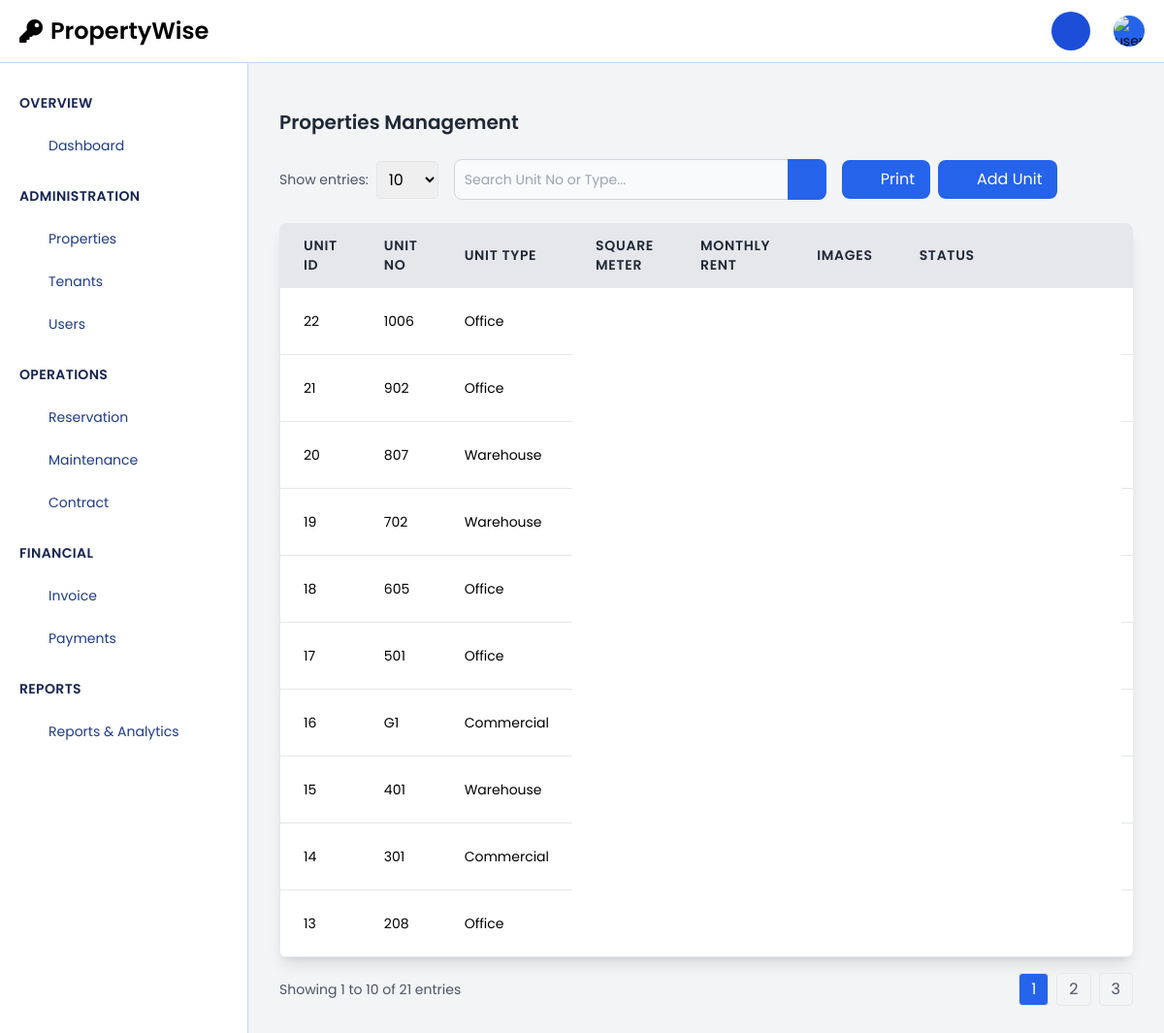
The app's page /admin/propertyAdmin.php (signed in) with its own data.
### tables this page shows
CREATE TABLE `property` (
  `unit_id` int(11) NOT NULL,
  `unit_no` varchar(50) NOT NULL,
  `unit_type` varchar(50) NOT NULL,
  `square_meter` decimal(10,2) NOT NULL,
  `monthly_rent` decimal(10,2) NOT NULL,
  `images` text DEFAULT NULL,
  `status` enum('Available','Occupied','Maintenance','Reserved') DEFAULT 'Available',
  `position` varchar(20) DEFAULT 'active'
);

### admin/propertyAdmin.php (the view, shortened to what this page needs)
<?php
require '../session/db.php';
$entriesPerPage = isset($_GET['entries']) ? (int)$_GET['entries'] : 10;
$page = isset($_GET['page']) ? (int)$_GET['page'] : 1;
$offset = ($page - 1) * $entriesPerPage;
$totalQuery = "SELECT COUNT(*) as total FROM property WHERE position = 'active'";
$totalResult = $conn->query($totalQuery);
$totalRows = $totalResult->fetch_assoc()['total'];
$totalPages = ceil($totalRows / $entriesPerPage);
$query = "SELECT * FROM property WHERE position = 'active' ORDER BY unit_id DESC LIMIT ? OFFSET ?";
$stmt = $conn->prepare($query);
$stmt->bind_param('ii', $entriesPerPage, $offset);
$stmt->execute();
$result = $stmt->get_result();
?>
<!DOCTYPE html>
<html lang="en">
<head>
    <script src="https://cdn.tailwindcss.com"></script>
    <link rel="stylesheet" href="https://cdn.jsdelivr.net/npm/toastify-js/src/toastify.min.css">
</head>
<body class="bg-gray-100">
<?php include('navbarAdmin.php'); ?>
<?php include('sidebarAdmin.php'); ?>
<div class="sm:ml-64 p-8 mt-20 mx-auto">
    <h1 class="text-lg sm:text-xl font-semibold text-gray-800 mb-4 sm:mb-6">Properties Management</h1>
    <div class="flex flex-wrap items-center gap-4 mb-6">
        <div class="flex items-center gap-2">
            <label class="text-sm text-gray-600">Show entries:</label>
            <select id="entriesPerPage" class="border rounded px-2 py-1.5" onchange="changeEntries(this.value)">
                <option value="10" <?php echo $entriesPerPage == 10 ? 'selected' : ''; ?>>10</option>
            </select>
        </div>
        <div class="relative flex-1 max-w-sm">
            <input type="text" id="search" placeholder="Search Unit No or Type..."
                   class="w-full p-2.5 text-sm text-gray-900 bg-gray-50 rounded-lg border border-gray-300">
            <button class="absolute right-0 top-0 h-full px-3 bg-blue-600 text-white rounded-r-lg">
                <svg data-feather="search" class="w-4 h-4"></svg>
            </button>
        </div>
        <div class="flex gap-2">
            <button class="print-button px-4 py-2 bg-blue-600 text-white rounded-lg flex items-center gap-2">
                <svg data-feather="printer" class="w-4 h-4"></svg>
                Print
            </button>
            <a href="property_form.php" class="px-4 py-2 bg-blue-600 text-white rounded-lg flex items-center gap-2">
                <svg data-feather="plus" class="w-4 h-4"></svg>
                Add Unit
            </a>
        </div>
    </div>
    <div class="overflow-x-auto shadow-lg rounded-lg">
        <table class="min-w-full bg-white text-sm border border-gray-200" id="property-table">
            <thead>
                <tr>
                    <th class="px-4 sm:px-6 py-3 border-b-2 border-gray-200 bg-gray-200 text-left text-xs sm:text-sm font-semibold text-gray-800 uppercase tracking-wider">Unit ID</th>
                    <th class="px-4 sm:px-6 py-3 border-b-2 border-gray-200 bg-gray-200 text-left text-xs sm:text-sm font-semibold text-gray-800 uppercase tracking-wider">Unit No</th>
                    <th class="px-4 sm:px-6 py-3 border-b-2 border-gray-200 bg-gray-200 text-left text-xs sm:text-sm font-semibold text-gray-800 uppercase tracking-wider">Unit Type</th>
                    <th class="px-4 sm:px-6 py-3 border-b-2 border-gray-200 bg-gray-200 text-left text-xs sm:text-sm font-semibold text-gray-800 uppercase tracking-wider">Square Meter</th>
                    <th class="px-4 sm:px-6 py-3 border-b-2 border-gray-200 bg-gray-200 text-left text-xs sm:text-sm font-semibold text-gray-800 uppercase tracking-wider">Monthly Rent</th>
                    <th class="px-4 sm:px-6 py-3 border-b-2 border-gray-200 bg-gray-200 text-left text-xs sm:text-sm font-semibold text-gray-800 uppercase tracking-wider">Images</th>
                    <th class="px-4 sm:px-6 py-3 border-b-2 border-gray-200 bg-gray-200 text-left text-xs sm:text-sm font-semibold text-gray-800 uppercase tracking-wider">Status</th>
                    <th class="px-4 sm:px-6 py-3 border-b-2 border-gray-200 bg-gray-200 text-left text-xs sm:text-sm font-semibold text-gray-800 uppercase tracking-wider">Action</th>
                </tr>
            </thead>
            <tbody class="bg-white">
                <?php
                while ($row = mysqli_fetch_assoc($result)):
                ?>
                <tr class="unit-row hover:bg-gray-50" data-unit-no="<?php echo htmlspecialchars($row['unit_no']); ?>" data-unit-type="<?php echo htmlspecialchars($row['unit_type']); ?>">
                    <td class="px-4 sm:px-6 py-4 whitespace-no-wrap border-b border-gray-200"><?php echo htmlspecialchars($row['unit_id']); ?></td>
                    <td class="px-4 sm:px-6 py-4 whitespace-no-wrap border-b border-gray-200"><?php echo htmlspecialchars($row['unit_no']); ?></td>
                    <td class="px-4 sm:px-6 py-4 whitespace-no-wrap border-b border-gray-200"><?php echo htmlspecialchars($row['unit_type']); ?></td>
                    <td class="px-4 sm:px-6 py-4 whitespace-no-wrap border-b border-gray-200">
                        </td>
                    </tr>
                <?php endwhile; ?>
            </tbody>
        </table>
    </div>
    <div class="mt-4 flex flex-wrap items-center justify-between">
        <div class="text-sm text-gray-600">
            Showing <?php echo $offset + 1; ?> to <?php echo min($offset + $entriesPerPage, $totalRows); ?> of <?php echo $totalRows; ?> entries
        </div>
        <div class="flex flex-wrap gap-2">
            <?php if($totalPages > 1): ?>
                <?php for($i = 1; $i <= $totalPages; $i++): ?>
                    <a href="?page=<?php echo $i; ?>&entries=<?php echo $entriesPerPage; ?>"
                       class="px-3 py-1 border rounded <?php echo $page === $i ? 'bg-blue-600 text-white' : 'text-gray-600'; ?>">
                        <?php echo $i; ?>
                    </a>
                <?php endfor; ?>
            <?php endif; ?>
        </div>
    </div>
</div>
</body>
</html>

### admin/propertyAdmin.php (style rules this page uses)
body { font-family: 'Poppins', sans-serif; }

### admin/sidebarAdmin.php (style rules this page uses)
body { font-family: 'Poppins', sans-serif; }

### records on screen
property: unit_id "22", unit_no "1006", unit_type "Office"
property: unit_id "21", unit_no "902", unit_type "Office"
property: unit_id "20", unit_no "807", unit_type "Warehouse"
property: unit_id "19", unit_no "702", unit_type "Warehouse"
property: unit_id "18", unit_no "605", unit_type "Office"
property: unit_id "17", unit_no "501", unit_type "Office"
property: unit_id "16", unit_no "G1", unit_type "Commercial"
property: unit_id "15", unit_no "401", unit_type "Warehouse"
property: unit_id "14", unit_no "301", unit_type "Commercial"
property: unit_id "13", unit_no "208", unit_type "Office"

### other values on screen
$offset + 1 "1"
min($offset + $entriesPerPage, $totalRows) "10"
$totalRows "21"
